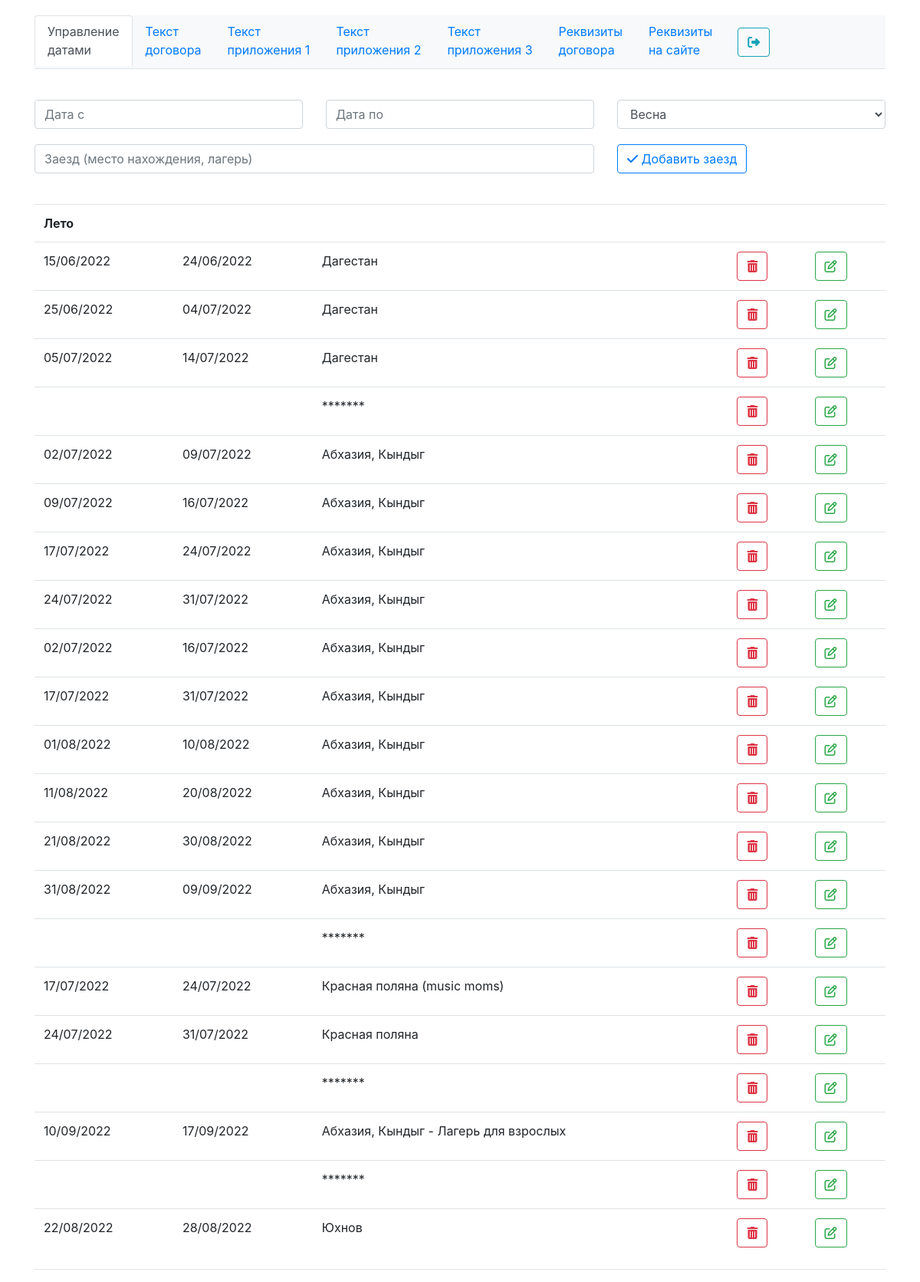
The page /admin/index.php (signed in) on the database its author committed.
### tables this page shows
CREATE TABLE `camp_dates` (
  `id` int NOT NULL,
  `date_from` varchar(256) NOT NULL,
  `date_to` varchar(256) NOT NULL,
  `season` varchar(256) NOT NULL,
  `camp` varchar(256) NOT NULL
);

### core/dates.php (called while the page is built, shortened)
<?php
class Dates{
  public static function get_list () {
   $link = \Core\Database::db_connect();
   $sql=mysqli_query($link,'SELECT * FROM `camp_dates` ');
   $arr=[];
   while ($row = mysqli_fetch_assoc($sql))    {
    array_push($arr, $row);  }
    return $arr;
  }
  public static function check_season ($season) {
    $flag = false;
    $arr = self::get_list();
    foreach ($arr as $key => $value) {
      if ($value['season'] == $season) {
        $flag = true;
      }
    }
    return $flag;
  }
}
?>

### admin/dates.php (the view, shortened to what this page needs)
<div class="wrapper">
  <div class="container">
    <form action="../core/dates.php" method="post">
      <div class="row">
        <div class="col-sm-4 wrapper">
          <input type="text" name="date_from" class="form-control" placeholder="Дата с">
        </div>
        <div class="col-sm-4 wrapper">
          <input type="text" name="date_to" class="form-control" placeholder="Дата по">
        </div>
        <div class="col-sm-4 wrapper">
          <select name="season" class="form-control">
            <option value="spring">Весна</option>
          </select>
        </div>
      </div>
      <div class="row">
        <div class="col-sm-8 wrapper">
          <input type="text" name="camp" class="form-control"
          placeholder="Заезд (место нахождения, лагерь)">
        </div>
        <div class="col-sm-4 wrapper">
          <button name="add_new_date" class="btn btn-outline-primary">
           <i class="fa fa-check" aria-hidden="true"></i>
           Добавить заезд
         </button>
       </div>
     </div>
   </form>
 </div>
</div>
<div class="wrapper"></div>
<div class="container wrapper">
  <table class="table">
    <?php show_season('spring', 'Весна'); ?>
    <?php show_season('summer', 'Лето'); ?>
  </table>
  <hr>
</div>
<?php function get_table_tr ($value) {
  ?>
  <td><?php echo $value['date_from'];?></td>
  <td><?php echo $value['date_to'];?></td>
  <td><?php echo $value['camp'];?></td>
  <td>
    <form action="../core/dates.php" method="post">
      <button value="<?php echo $value['id'] ?>" name="date_delete"
       class="btn btn-outline-danger" title="удалить" >
       <i class="fa fa-trash" aria-hidden="true"></i>
     </button>
   </form>
 </td>
 <td>
  <form action="" method="get">
    <button value="<?php echo $value['id'] ?>"  title="редактировать"
     name="dates_update"class="btn btn-outline-success">
     <i class="fa fa-pencil-square-o" aria-hidden="true"></i>
   </button>
 </form>
</td>
<?php } ?>
<?php
function show_season ($season,$season_ru) { ?>
 <?php if (\Core\Dates::check_season($season)): ?>
  <tr><th colspan="5"><?php echo $season_ru;?></th></tr>
<?php endif ?>
<?php foreach (\Core\Dates::get_list() as $key => $value): ?>
  <?php if ( $value['season']==$season): ?>
    <tr><?php get_table_tr($value); ?></tr>
  <?php endif ?>
<?php endforeach ?>
<?php } ?>

### css/admin.css (style rules this page uses)
.wrapper { padding-top:20px; }

### rows shown on the page
camp_dates: date_from "15/06/2022", date_to "24/06/2022", camp "Дагестан", $value['id'] 20 (drawn)
camp_dates: date_from "25/06/2022", date_to "04/07/2022", camp "Дагестан", $value['id'] 21 (drawn)
camp_dates: date_from "05/07/2022", date_to "14/07/2022", camp "Дагестан", $value['id'] 22 (drawn)
camp_dates: camp "*******", $value['id'] 24 (drawn)
camp_dates: date_from "02/07/2022", date_to "09/07/2022", camp "Абхазия, Кындыг", $value['id'] 25 (drawn)
camp_dates: date_from "09/07/2022", date_to "16/07/2022", camp "Абхазия, Кындыг", $value['id'] 26 (drawn)
camp_dates: date_from "17/07/2022", date_to "24/07/2022", camp "Абхазия, Кындыг", $value['id'] 27 (drawn)
camp_dates: date_from "24/07/2022", date_to "31/07/2022", camp "Абхазия, Кындыг", $value['id'] 35 (drawn)
camp_dates: date_from "02/07/2022", date_to "16/07/2022", camp "Абхазия, Кындыг", $value['id'] 36 (drawn)
camp_dates: date_from "17/07/2022", date_to "31/07/2022", camp "Абхазия, Кындыг", $value['id'] 38 (drawn)
camp_dates: date_from "01/08/2022", date_to "10/08/2022", camp "Абхазия, Кындыг", $value['id'] 41 (drawn)
camp_dates: date_from "11/08/2022", date_to "20/08/2022", camp "Абхазия, Кындыг", $value['id'] 42 (drawn)
camp_dates: date_from "21/08/2022", date_to "30/08/2022", camp "Абхазия, Кындыг", $value['id'] 44 (drawn)
camp_dates: date_from "31/08/2022", date_to "09/09/2022", camp "Абхазия, Кындыг", $value['id'] 45 (drawn)
camp_dates: camp "*******", $value['id'] 48 (drawn)
camp_dates: date_from "17/07/2022", date_to "24/07/2022", camp "Красная поляна (music moms)", $value['id'] 50 (drawn)
camp_dates: date_from "24/07/2022", date_to "31/07/2022", camp "Красная поляна", $value['id'] 52 (drawn)
camp_dates: camp "*******", $value['id'] 55 (drawn)
camp_dates: date_from "10/09/2022", date_to "17/09/2022", camp "Абхазия, Кындыг - Лагерь для взрослых", $value['id'] 56 (drawn)
camp_dates: camp "*******", $value['id'] 57 (drawn)
camp_dates: date_from "22/08/2022", date_to "28/08/2022", camp "Юхнов", $value['id'] 58 (drawn)

### other values the page prints
$season_ru "Лето"
